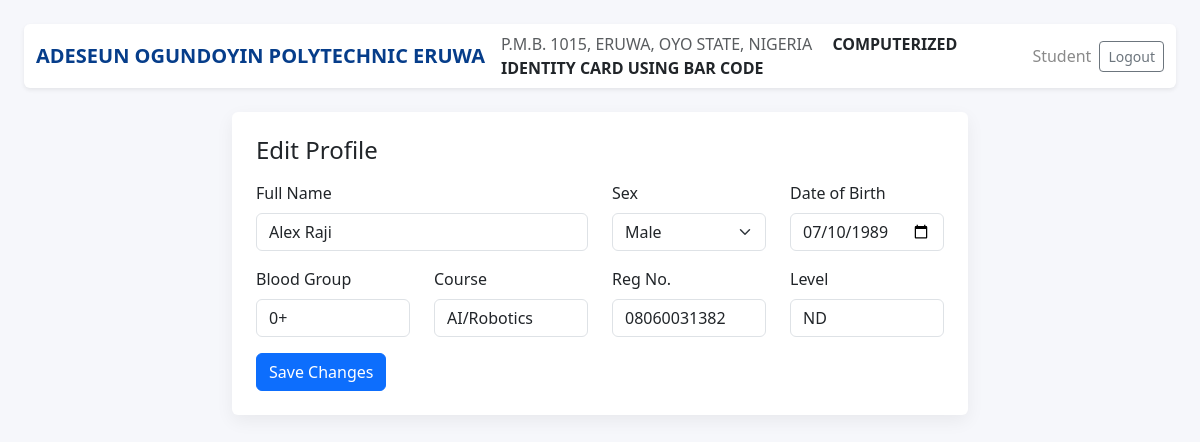
The app's page /student/edit (signed in) with its own data.
### tables this page shows
CREATE TABLE users (
    id INTEGER PRIMARY KEY AUTOINCREMENT,
    role TEXT NOT NULL CHECK(role IN ('admin','student')),
    full_name TEXT,
    sex TEXT,
    dob TEXT,
    blood_group TEXT,
    course TEXT,
    reg_no TEXT UNIQUE,
    level TEXT,
    email TEXT UNIQUE,
    password_hash TEXT,
    passport_path TEXT,
    signature_path TEXT,
    receipt_path TEXT,
    is_approved INTEGER DEFAULT 0,
    id_print_count INTEGER DEFAULT 0,
    created_at TEXT NOT NULL
);

### app.py (the view, shortened to what this page needs)
@app.route('/student/edit', methods=['GET','POST'])
@login_required('student')
def student_edit():
    me = load_user(session['user_id'])
    return render_template("student_edit.html", me=me)

### app.py (called while the page is built)
def get_db():
    conn = sqlite3.connect(DB_PATH)
    conn.row_factory = sqlite3.Row
    return conn

def login_required(role: str | None = None):
    def wrapper(fn):
        from functools import wraps
        @wraps(fn)
        def inner(*args, **kwargs):
            if not session.get("user_id"):
                return redirect(url_for("home"))
            if role and session.get("role") != role:
                flash("Access denied.")
                return redirect(url_for("home"))
            return fn(*args, **kwargs)
        return inner
    return wrapper

def load_user(user_id: int):
    conn = get_db()
    cur = conn.execute("SELECT * FROM users WHERE id=?", (user_id,))
    row = cur.fetchone()
    conn.close()
    return row

@app.context_processor
def inject_globals():
    return dict(app_name=APP_NAME, school_name=SCHOOL_NAME, school_address=SCHOOL_ADDRESS)

### templates/student_edit.html
{% extends 'base.html' %}
{% block content %}
<div class="row justify-content-center">
  <div class="col-lg-8">
    <div class="card p-4">
      <h4 class="mb-3">Edit Profile</h4>
      <form method="post">
        <div class="row">
          <div class="col-md-6 mb-3"><label class="form-label">Full Name</label><input class="form-control" name="full_name" value="{{ me['full_name'] }}" required></div>
          <div class="col-md-3 mb-3"><label class="form-label">Sex</label><select class="form-select" name="sex"><option {% if me['sex']=='Male' %}selected{% endif %}>Male</option><option {% if me['sex']=='Female' %}selected{% endif %}>Female</option></select></div>
          <div class="col-md-3 mb-3"><label class="form-label">Date of Birth</label><input class="form-control" name="dob" type="date" value="{{ me['dob'] }}"></div>
          <div class="col-md-3 mb-3"><label class="form-label">Blood Group</label><input class="form-control" name="blood_group" value="{{ me['blood_group'] }}"></div>
          <div class="col-md-3 mb-3"><label class="form-label">Course</label><input class="form-control" name="course" value="{{ me['course'] }}"></div>
          <div class="col-md-3 mb-3"><label class="form-label">Reg No.</label><input class="form-control" name="reg_no" value="{{ me['reg_no'] }}" required></div>
          <div class="col-md-3 mb-3"><label class="form-label">Level</label><input class="form-control" name="level" value="{{ me['level'] }}"></div>
        </div>
        <button class="btn btn-primary" type="submit">Save Changes</button>
      </form>
    </div>
  </div>
</div>
{% endblock %}

### templates/base.html (shortened to what this page needs)
<!doctype html>
<html>
<head>
  <link href="https://cdn.jsdelivr.net/npm/bootstrap@5.3.3/dist/css/bootstrap.min.css" rel="stylesheet">
</head>
<body class="p-3 p-md-4">
<nav class="navbar navbar-expand-lg bg-white rounded shadow-sm mb-4">
  <div class="container-fluid">
    <a class="navbar-brand brand" href="{{ url_for('home') }}">{{ school_name }}</a>
    <div class="d-none d-md-block">
      <span class="text-muted me-3">{{ school_address }}</span>
      <span class="fw-bold">COMPUTERIZED IDENTITY CARD USING BAR CODE</span>
    </div>
    <div class="ms-auto d-flex align-items-center gap-2">
      {% if session.get('user_id') %}
        <span class="muted">{{ session.get('role')|capitalize }}</span>
        <a class="btn btn-sm btn-outline-secondary" href="{{ url_for('logout') }}">Logout</a>
      {% endif %}
    </div>
  </div>
</nav>
<div class="container">{% block content %}{% endblock %}</div>
</body>
</html>

### templates/base.html (style rules this page uses)
body { background:#f6f7fb }
.brand { font-weight:800;color:#063d8a }
.card { border:none;box-shadow:0 6px 18px rgba(0,0,0,.06) }
.muted { color:#8a8a8a }

### records on screen
users: get "Student", full_name "Alex Raji", sex "Male", dob "07/10/1989", blood_group "0+", course "AI/Robotics", reg_no "08060031382", level "ND"

### other values on screen
{{ school_name }} "ADESEUN OGUNDOYIN POLYTECHNIC ERUWA"
{{ school_address }} "P.M.B. 1015, ERUWA, OYO STATE, NIGERIA"
